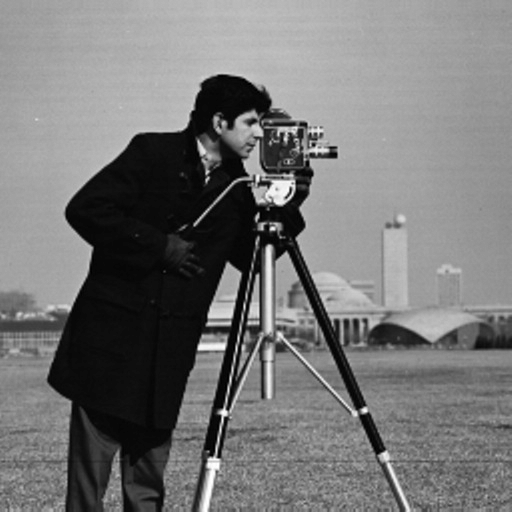
%> input picture cameraman.png, 512 x 512 px
$ octave Section3_2.m   (GNU Octave 9; MATLAB toolbox functions it lacks are replaced by stand-ins)
%> lines starting %> are read from the running program, lines starting %| are printed output that depends on the picture; in (x1, y1, x2, y2) boxes, pixels count from 0 and x2, y2 are one past the last pixel; in counts of white or black regions, pixels touching at a corner belong together; the program's own positions count from 1
clear;

[A,cmap] = imread('cameraman.png');
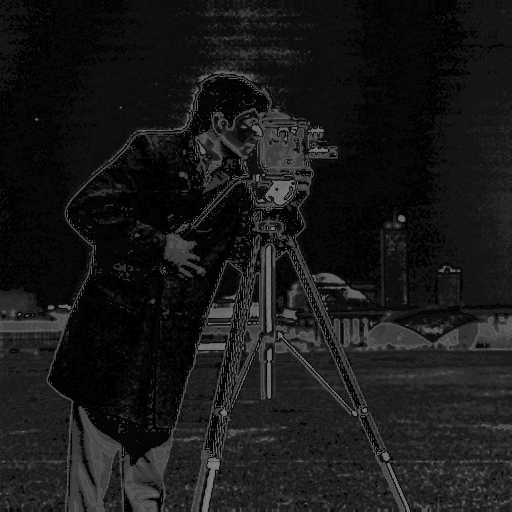
%> A: size 512x512 uint8; min 0, max 127, mean 24.4
%> cmap = 128 rows, first 12: [0.0471 0.0471 0.0471; 0.631 0.631 0.631; 0.663 0.663 0.663; 0.624 0.624 0.624; 0.0392 0.0392 0.0392; 0.655 0.655 0.655; 0.0314 0.0314 0.0314; 0.0549 0.0549 0.0549; 0.639 0.639 0.639; 0.647 0.647 0.647; 0.671 0.671 0.671; 0.71 0.71 0.71]

figure
imshow(A,cmap)
title('original figure')

A = cast(A,'double');
%> A: size 512x512 double

mask = zeros(size(A));
mask(50:60,70:80) = 1;
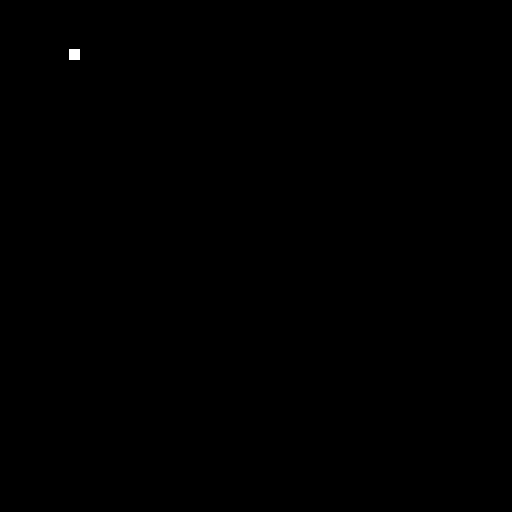
%> mask: size 512x512 double; values 0 (black) and 1 (white), 0.05% white; 1 white region, box (x1, y1, x2, y2) and area: (69, 49, 80, 60) 121
mask = mask > 0;
A(mask) = 0;
%> A: size 512x512 double; min 0, max 127, mean 24.4; mean of the top-left, top-right, bottom-left and bottom-right quarters 14.4, 17.9, 28.4, 36.9

B = cast(A,'uint8');

figure
imshow(B,cmap)
title('figure met missing inf.')

mask = A == 0;
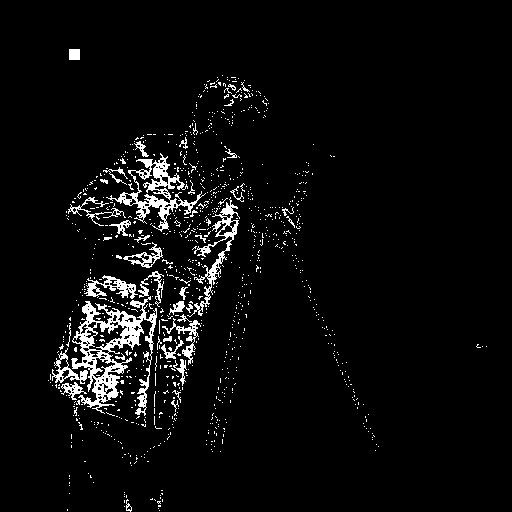
%> mask: size 512x512 logical; 4.7% white in thin lines or dots, all inside (x1, y1, x2, y2) = (48, 49, 487, 512)
